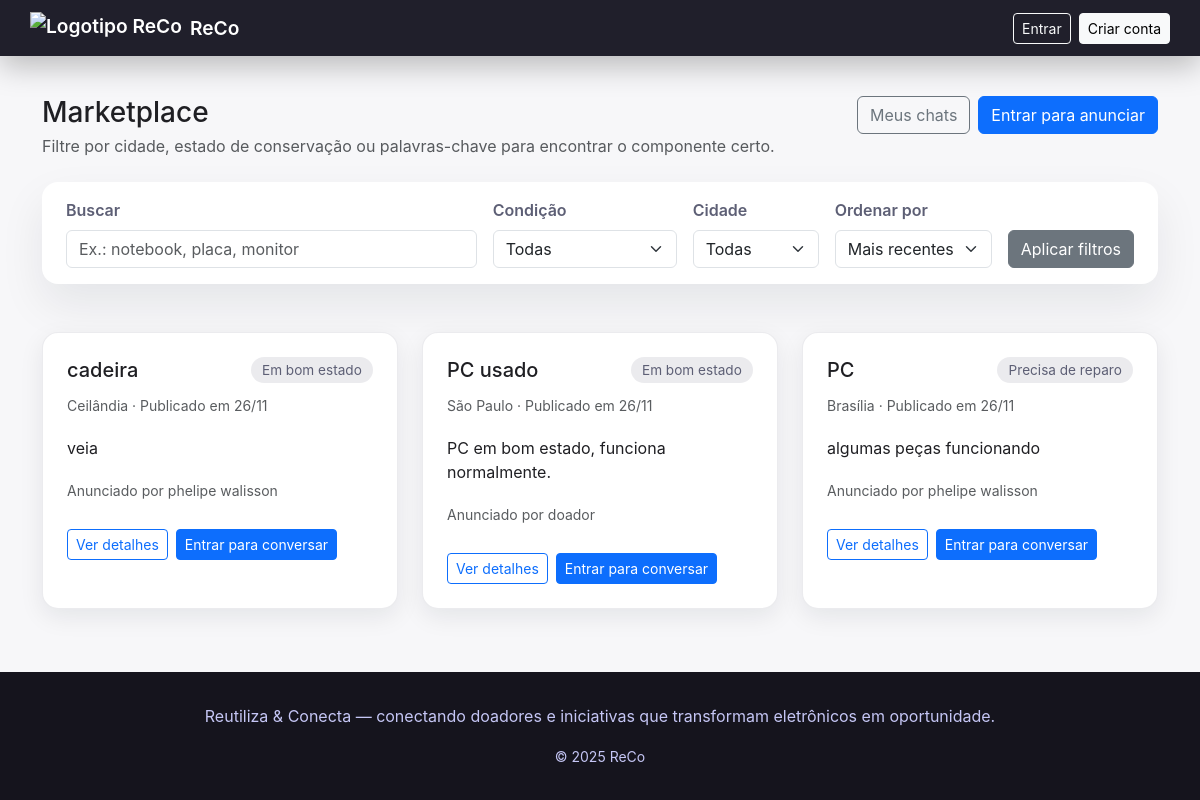
Page /marketplace/ on the earlier database version.
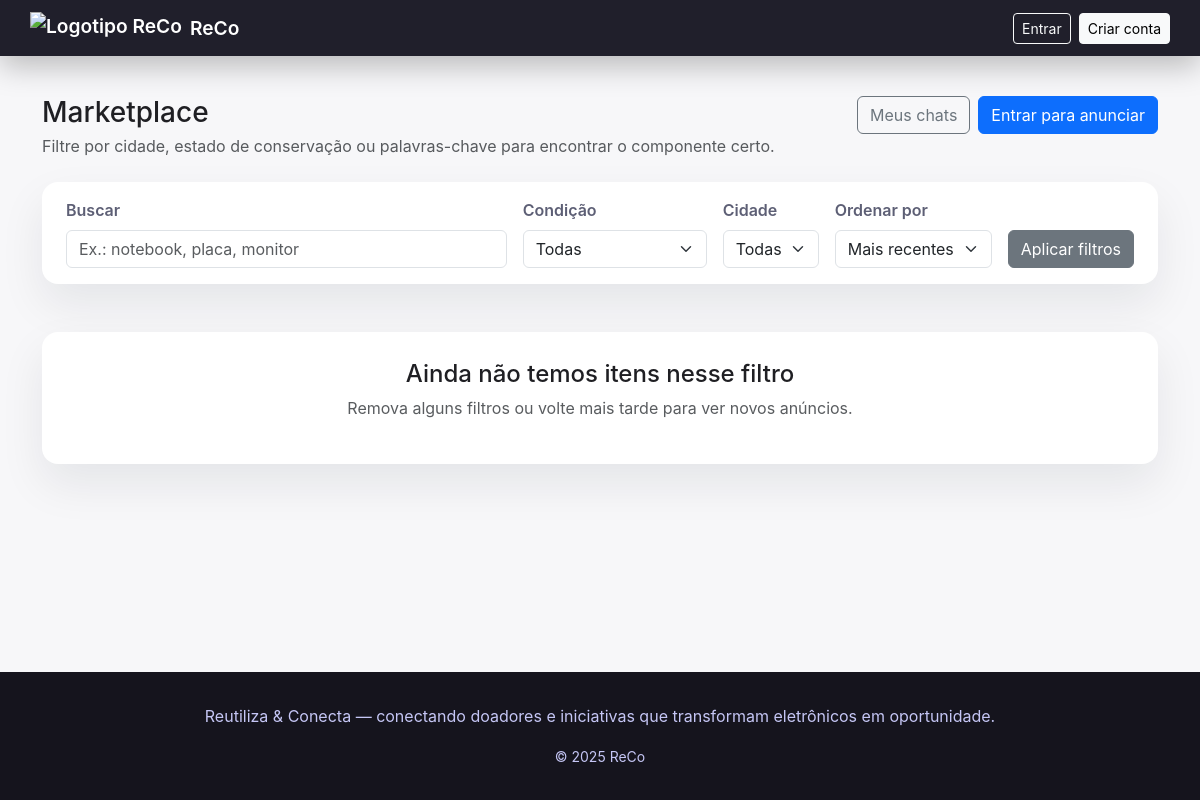
Same page on the later database version.
### marketplace/models.py (models this page shows, shortened)
class Donation(models.Model):
    CONDITION_CHOICES = [
        ('novo', 'Novo'),
        ('bom', 'Em bom estado'),
        ('ruim', 'Precisa de reparo'),
    ]
    title = models.CharField(max_length=120)
    description = models.TextField(blank=True)
    condition = models.CharField(max_length=10, choices=CONDITION_CHOICES, default='bom')
    city = models.CharField(max_length=100, blank=True)
    contact_email = models.EmailField(blank=True, help_text="Email de contato (opcional)")
    contact_phone = models.CharField(max_length=30, blank=True)
    donor = models.ForeignKey(settings.AUTH_USER_MODEL, on_delete=models.CASCADE, related_name='donations')
    created_at = models.DateTimeField(auto_now_add=True)
    is_available = models.BooleanField(default=True)
    image = models.ImageField(upload_to='donations/', blank=True, null=True)
    class Meta:
        ordering = ['-created_at']

### marketplace/views.py (the view)
# urls.py: path('', views.index, name='home'),
def index(request):
    donations = Donation.objects.filter(is_available=True)
    search = (request.GET.get('q') or '').strip()
    condition = request.GET.get('condition') or ''
    city = (request.GET.get('city') or '').strip()
    order = request.GET.get('order') or 'recent'
    if search:
        donations = donations.filter(
            Q(title__icontains=search) | Q(description__icontains=search)
        )
    if condition:
        donations = donations.filter(condition=condition)
    if city:
        donations = donations.filter(city__icontains=city)
    if order == 'oldest':
        donations = donations.order_by('created_at')
    elif order == 'name':
        donations = donations.order_by('title')
    else:
        donations = donations.order_by('-created_at')
    city_choices = (
        Donation.objects.exclude(city='').exclude(city__isnull=True)
        .values_list('city', flat=True)
        .distinct()
        .order_by('city')
    )
    context = {
        'donations': donations.select_related('donor'),
        'filters': {
            'search': search,
            'condition': condition,
            'city': city,
            'order': order,
        },
        'city_choices': city_choices,
        'condition_choices': Donation.CONDITION_CHOICES,
    }
    return render(request, 'marketplace/index.html', context)

### marketplace/templates/marketplace/index.html (shortened to what this page needs)
{% extends 'base.html' %}
{% block content %}
  <div class="container d-flex flex-column gap-4">
    <div class="d-flex flex-wrap justify-content-between align-items-start gap-3">
      <div>
        <h1 class="h3 mb-1">Marketplace</h1>
        <p class="text-muted mb-0">Filtre por cidade, estado de conservação ou palavras-chave para encontrar o componente certo.</p>
      </div>
      <div class="d-flex gap-2">
        <a class="btn btn-outline-secondary" href="{% url 'marketplace:chats' %}">Meus chats</a>
        {% if user.is_authenticated %}
          <a class="btn btn-primary" href="{% url 'marketplace:create' %}">Anunciar item</a>
        {% else %}
          <a class="btn btn-primary" href="{% url 'usuario:login' %}">Entrar para anunciar</a>
        {% endif %}
      </div>
    </div>
    <form class="filter-bar" method="get">
      <div class="flex-grow-1">
        <label class="form-label">Buscar</label>
        <input class="form-control" type="text" name="q" value="{{ filters.search }}" placeholder="Ex.: notebook, placa, monitor">
      </div>
      <div>
        <label class="form-label">Condição</label>
        <select class="form-select" name="condition">
          <option value="">Todas</option>
        </select>
      </div>
      <div>
        <label class="form-label">Cidade</label>
        <select class="form-select" name="city">
          <option value="">Todas</option>
        </select>
      </div>
      <div>
        <label class="form-label">Ordenar por</label>
        <select class="form-select" name="order">
          <option value="recent" {% if filters.order == 'recent' %}selected{% endif %}>Mais recentes</option>
        </select>
      </div>
      <div>
        <button class="btn btn-secondary" type="submit">Aplicar filtros</button>
      </div>
    </form>
    {% if donations %}
      <div class="card-grid">
        {% for donation in donations %}
          <article class="donation-card">
            <div class="d-flex justify-content-between align-items-center">
              <h3 class="h5 mb-0">{{ donation.title }}</h3>
              <span class="pill">{{ donation.get_condition_display }}</span>
            </div>
            <p class="text-muted small mb-2">{{ donation.city|default:'Cidade não informada' }} &middot; Publicado em {{ donation.created_at|date:"d/m" }}</p>
            <p class="mb-2">{{ donation.description|default:"Sem descrição"|truncatechars:140 }}</p>
            <p class="text-muted small mb-3">Anunciado por {{ donation.donor.get_full_name|default:donation.donor.username }}</p>
            <div class="d-flex gap-2">
              <a class="btn btn-outline-primary btn-sm" href="{% url 'marketplace:detail' donation.pk %}">Ver detalhes</a>
              {% if user.is_authenticated %}
                <a class="btn btn-primary btn-sm" href="{% url 'marketplace:chat' donation.pk %}">Abrir chat</a>
              {% else %}
                <a class="btn btn-primary btn-sm" href="{% url 'usuario:login' %}">Entrar para conversar</a>
              {% endif %}
            </div>
          </article>
        {% endfor %}
      </div>
    {% else %}
      <section class="section-card text-center">
        <h2 class="h4">Ainda não temos itens nesse filtro</h2>
        <p class="text-muted">Remova alguns filtros ou volte mais tarde para ver novos anúncios.</p>
      </section>
    {% endif %}
  </div>
{% endblock %}

### templates/base.html (shortened to what this page needs)
<!doctype html>
{% load static %}
<html lang="pt-br">
<head>
  <link rel="stylesheet" href="{% static 'css/bootstrap.min.css' %}">
  <link rel="stylesheet" href="{% static 'css/style.css' %}">
</head>
<body>
  <header class="site-header">
    <div class="container nav-container">
      <a class="brand" href="{% url 'home' %}">
        <img src="{% static 'images/logo.svg' %}" alt="Logotipo ReCo" height="32" loading="lazy">
        <span>ReCo</span>
      </a>
      <div class="nav-actions">
        {% if request.user.is_authenticated %}
          <a class="btn btn-primary btn-sm" href="{% url 'marketplace:create' %}">Anunciar item</a>
          <span class="welcome">Olá, {{ request.user.first_name|default:request.user.username }}</span>
          <div class="nav-dropdown">
            <button class="btn btn-secondary btn-sm" type="button" data-nav-toggle>
              Menu
              <span aria-hidden="true">▾</span>
            </button>
            <div class="nav-dropdown-menu" role="menu">
              <a role="menuitem" href="{% url 'home' %}">Início</a>
              <a role="menuitem" href="{% url 'marketplace:index' %}">Marketplace</a>
              <a role="menuitem" href="{% url 'usuario:index' %}">Usuário</a>
              <a role="menuitem" href="{% url 'perfil:index' %}">Perfil</a>
              <a role="menuitem" href="{% url 'marketplace:chats' %}">Chats</a>
              <a role="menuitem" href="{% url 'usuario:logout' %}">Sair</a>
            </div>
          </div>
        {% else %}
          <a class="btn btn-outline-light btn-sm" href="{% url 'usuario:login' %}">Entrar</a>
          <a class="btn btn-light btn-sm" href="{% url 'usuario:register' %}">Criar conta</a>
        {% endif %}
      </div>
    </div>
  </header>
  <main class="site-main">
    {% block content %}{% endblock %}
  </main>
  <footer class="site-footer">
    <div class="container">
      <p>Reutiliza &amp; Conecta — conectando doadores e iniciativas que transformam eletrônicos em oportunidade.</p>
      <small>&copy; {% now "Y" %} ReCo</small>
    </div>
  </footer>
</body>
</html>

### static/css/style.css (style rules this page uses)
:root { --bg-page: #f7f7f9; --bg-dark: #201f2b; --bg-darker: #15141d; --text-primary: #1f1f23; --text-muted: #5d5f75; --brand: #5f4dee; --brand-dark: #4b3ad3; --card-shadow: 0 20px 45px rgba(15, 22, 38, 0.08); }
* { box-sizing: border-box; }
body { font-family: 'Inter', 'Segoe UI', system-ui, -apple-system, BlinkMacSystemFont, sans-serif; margin: 0; color: var(--text-primary); background: var(--bg-page); min-height: 100vh; display: flex; flex-direction: column; }
a { color: inherit; text-decoration: none; }
.site-header { background: var(--bg-dark); color: #fff; box-shadow: 0 10px 30px rgba(0, 0, 0, 0.25); }
.nav-container { display: flex; align-items: center; justify-content: space-between; gap: 1rem; padding: 0.75rem 0; }
.brand { display: inline-flex; gap: 0.5rem; align-items: center; font-weight: 600; font-size: 1.2rem; color: #fff; }
.nav-actions { display: flex; align-items: center; gap: 0.5rem; flex-wrap: wrap; }
.site-main { padding: 2.5rem 0 3.5rem; flex: 1; }
.site-footer { background: var(--bg-darker); color: #c5c6f5; padding: 2rem 0; text-align: center; }
.section-card, .form-card, .profile-summary { background: #fff; border-radius: 1rem; padding: 1.75rem; box-shadow: var(--card-shadow); }
.filter-bar { background: #fff; border-radius: 1rem; padding: 1rem 1.5rem; box-shadow: var(--card-shadow); display: flex; flex-wrap: wrap; gap: 1rem; align-items: flex-end; margin-bottom: 1.5rem; }
.filter-bar .form-label { font-weight: 600; color: var(--text-muted); }

Differences in the rows shown:
removed Donation: title "cadeira", condition "Em bom estado", city "Ceilândia", created_at "26/11", description "veia", donor.get_full_name "phelipe walisson"
removed Donation: title "PC usado", condition "Em bom estado", city "São Paulo", created_at "26/11", description "PC em bom estado, funciona normalmente.", donor.get_full_name "doador"
removed Donation: title "PC", condition "Precisa de reparo", city "Brasília", created_at "26/11", description "algumas peças funcionando", donor.get_full_name "phelipe walisson"
Other differences:
text now shown: "Ainda não temos itens nesse filtro Remova alguns filtros ou volte mais tarde para ver novos anúncios."
